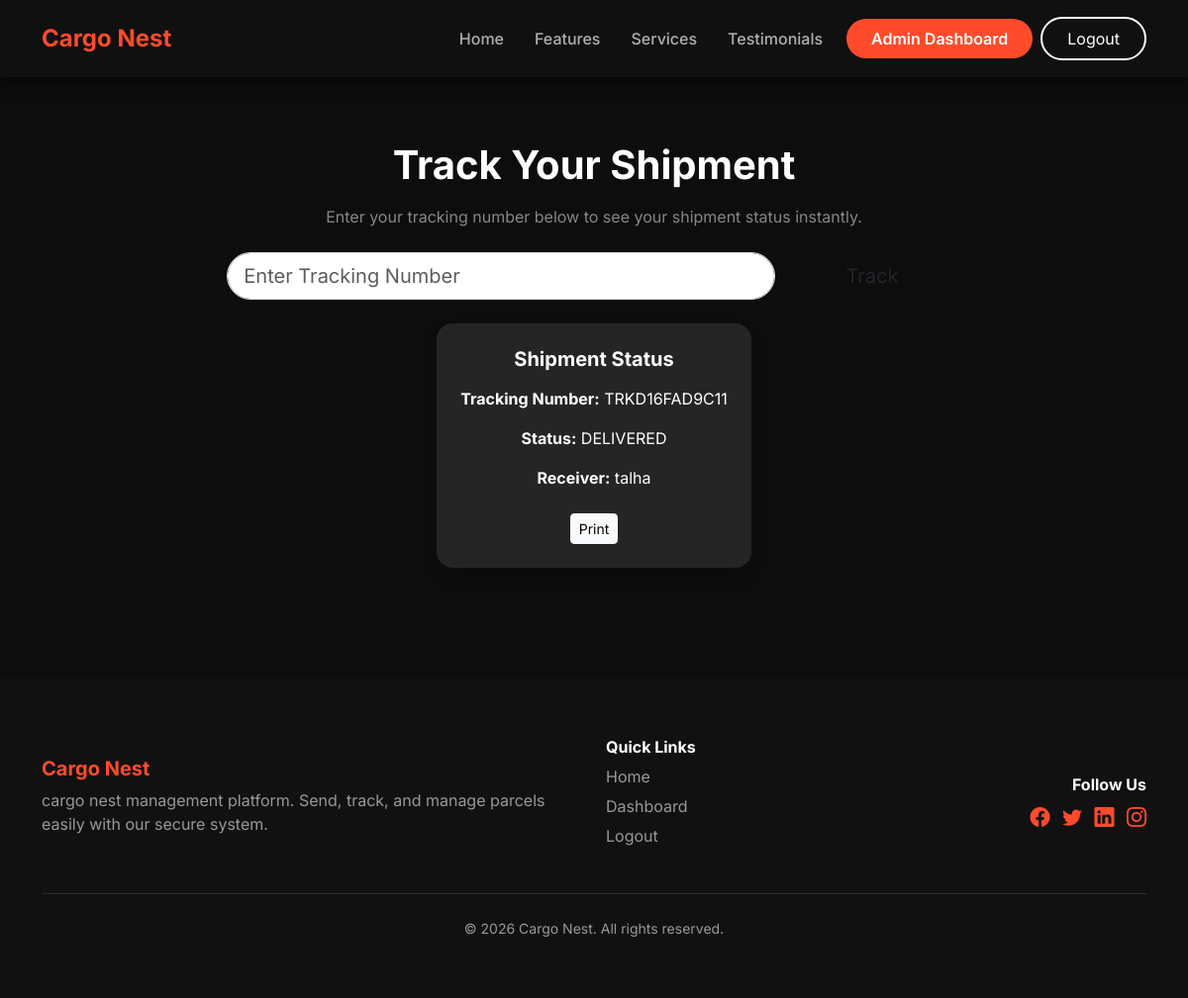
The page /user/track.php?tracking=TRKD16FAD9C11 (signed in) on the database as committed earlier.
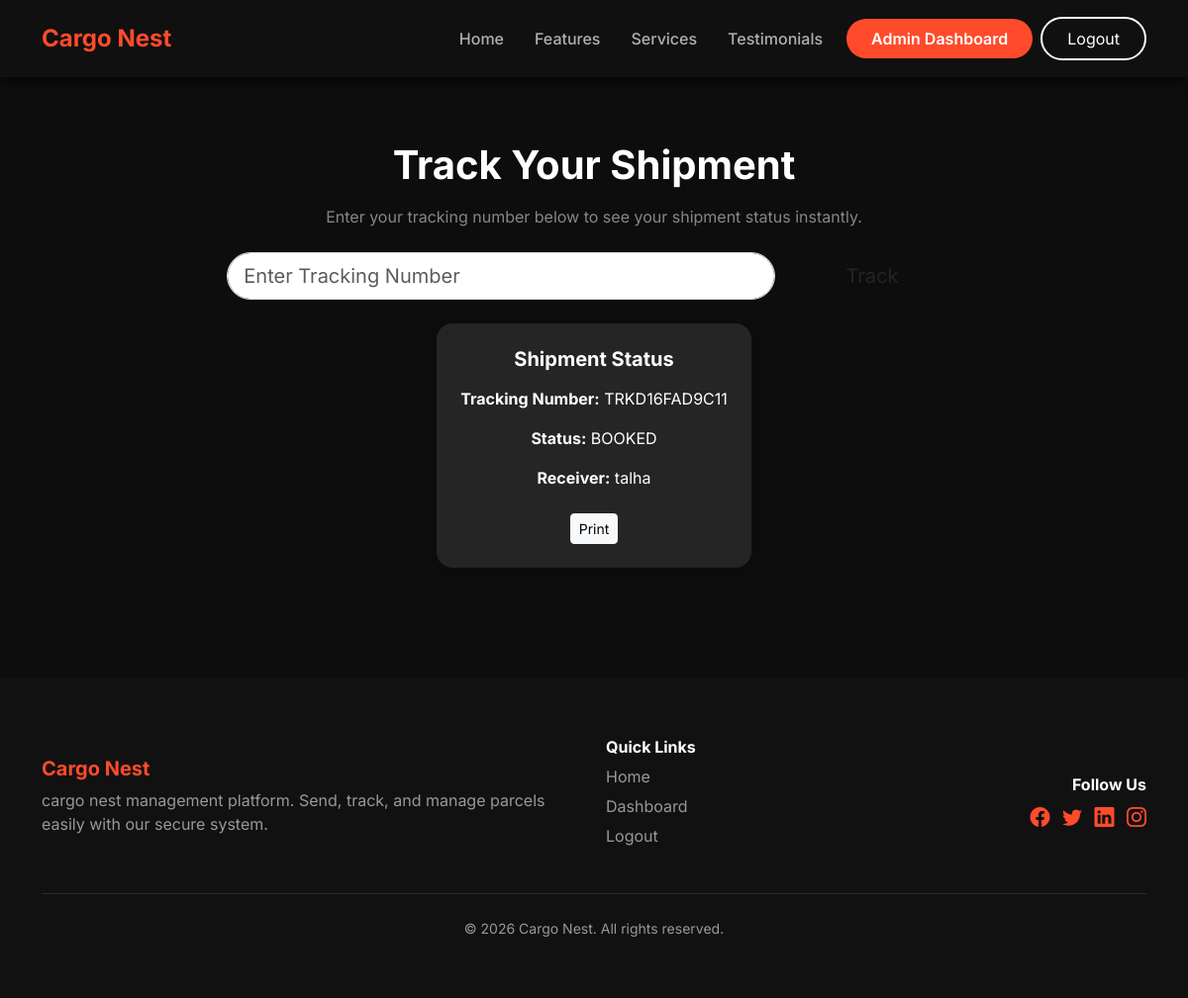
The same page on the database as committed later.
### tables this page shows
CREATE TABLE `couriers` (
  `courier_id` int(11) NOT NULL,
  `tracking_number` varchar(50) NOT NULL,
  `sender_id` int(11) DEFAULT NULL,
  `receiver_name` varchar(100) DEFAULT NULL,
  `receiver_phone` varchar(15) DEFAULT NULL,
  `receiver_address` text DEFAULT NULL,
  `courier_type` varchar(50) DEFAULT NULL,
  `courier_company` varchar(50) DEFAULT NULL,
  `booking_date` date DEFAULT NULL,
  `expected_delivery` date DEFAULT NULL,
  `status` enum('BOOKED','IN_TRANSIT','DELIVERED') DEFAULT 'BOOKED',
  `created_by` int(11) DEFAULT NULL,
  `branch` varchar(50) DEFAULT NULL
);

### user/track.php (the view, shortened to what this page needs)
<?php
include "../config/db.php";
include "../includes/header.php";
?>
<section class="hero" style="min-height:70vh; display:flex; align-items:center; justify-content:center;">
    <div class="container text-center">
        <h1 class="fw-bold mb-3">Track Your Shipment</h1>
        <p class="text-white-50 mb-4">Enter your tracking number below to see your shipment status instantly.</p>
        <form class="row g-2 justify-content-center" method="GET">
            <div class="col-md-6">
                <input type="text" name="tracking" class="form-control form-control-lg rounded-pill" placeholder="Enter Tracking Number" required>
            </div>
            <div class="col-md-2">
                <button type="submit" class="btn btn-main btn-lg w-100 rounded-pill">Track</button>
            </div>
        </form>
        <?php
        if (isset($_GET['tracking'])):
            $trk = mysqli_real_escape_string($conn, $_GET['tracking']);
            $res = mysqli_query($conn, "SELECT * FROM couriers WHERE tracking_number='$trk'");
            if ($row = mysqli_fetch_assoc($res)):
        ?>
            <div class="mt-4 p-4 rounded-4 shadow" style="background: rgba(255,255,255,0.1); backdrop-filter: blur(10px); color:#fff; display:inline-block; min-width:300px;">
                <h5 class="fw-bold mb-3">Shipment Status</h5>
                <p><b>Tracking Number:</b> <?= htmlspecialchars($trk) ?></p>
                <p><b>Status:</b> <?= htmlspecialchars($row['status']) ?></p>
                <p><b>Receiver:</b> <?= htmlspecialchars($row['receiver_name']) ?></p>
                <a href="print_status.php?tracking=<?= urlencode($trk) ?>" class="btn btn-light btn-sm mt-2">Print</a>
            </div>
        <?php
            else:
        ?>
            <div class="mt-4 alert alert-danger shadow" style="display:inline-block;">
                Invalid Tracking Number
            </div>
        <?php
            endif;
        endif;
        ?>
    </div>
</section>
<?php include "../includes/footer.php"; ?>

Rows that differ between the two databases and show on the page:
changed couriers "talha": status "DELIVERED" → "BOOKED"
